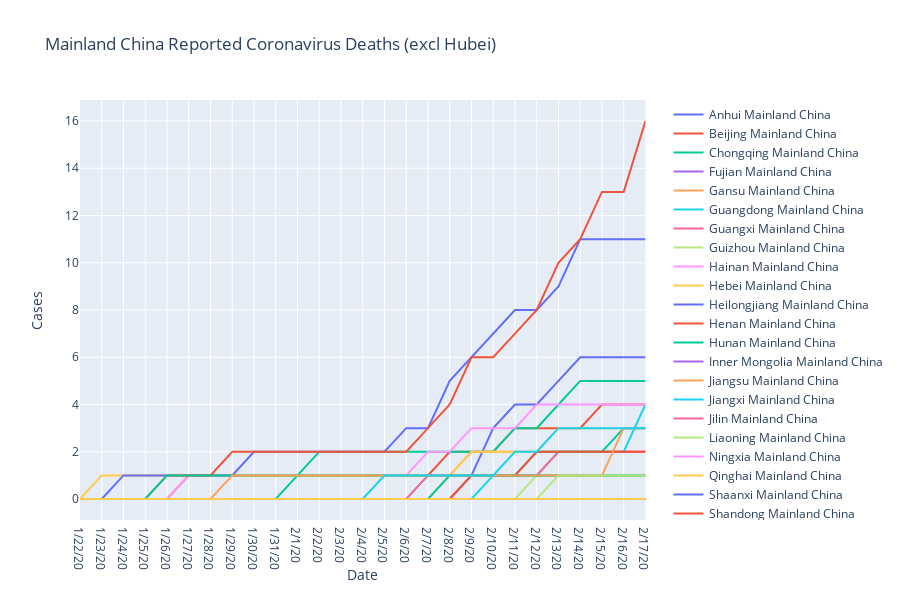

The cell this chart's notebook holds for it:
### Code cell
#mainland excluding Hubei
import plotly.express as px


fig = px.line(final_df_dead_MChina_exHubei,title="Mainland China Reported Coronavirus Deaths (excl Hubei)", x="Date", y="Cases", color="name", line_group="name", hover_name="name",render_mode="svg")
fig.for_each_trace(lambda t: t.update(name=t.name.replace("name=", "")))
fig.show()
